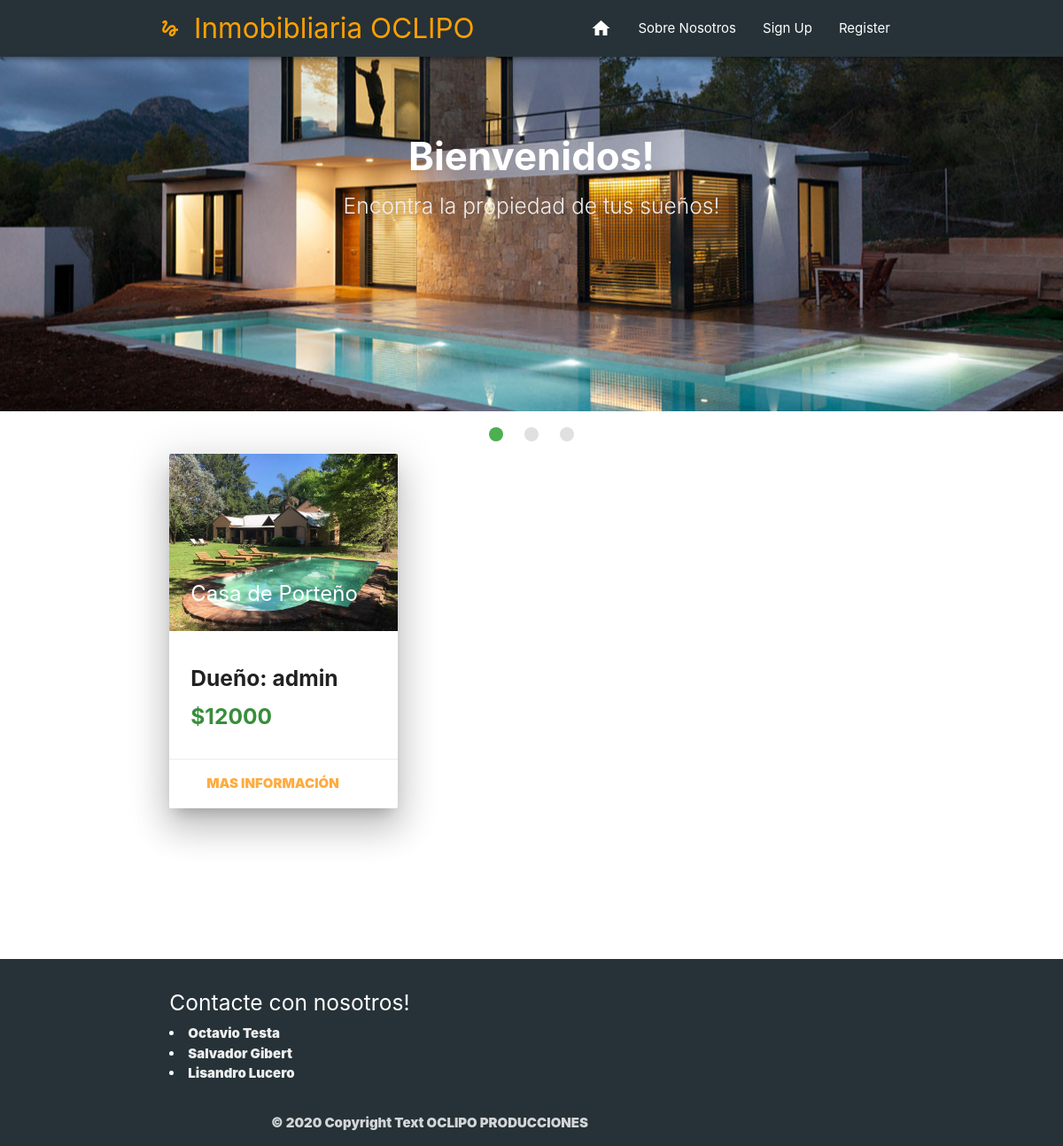
The app's page /, older data.
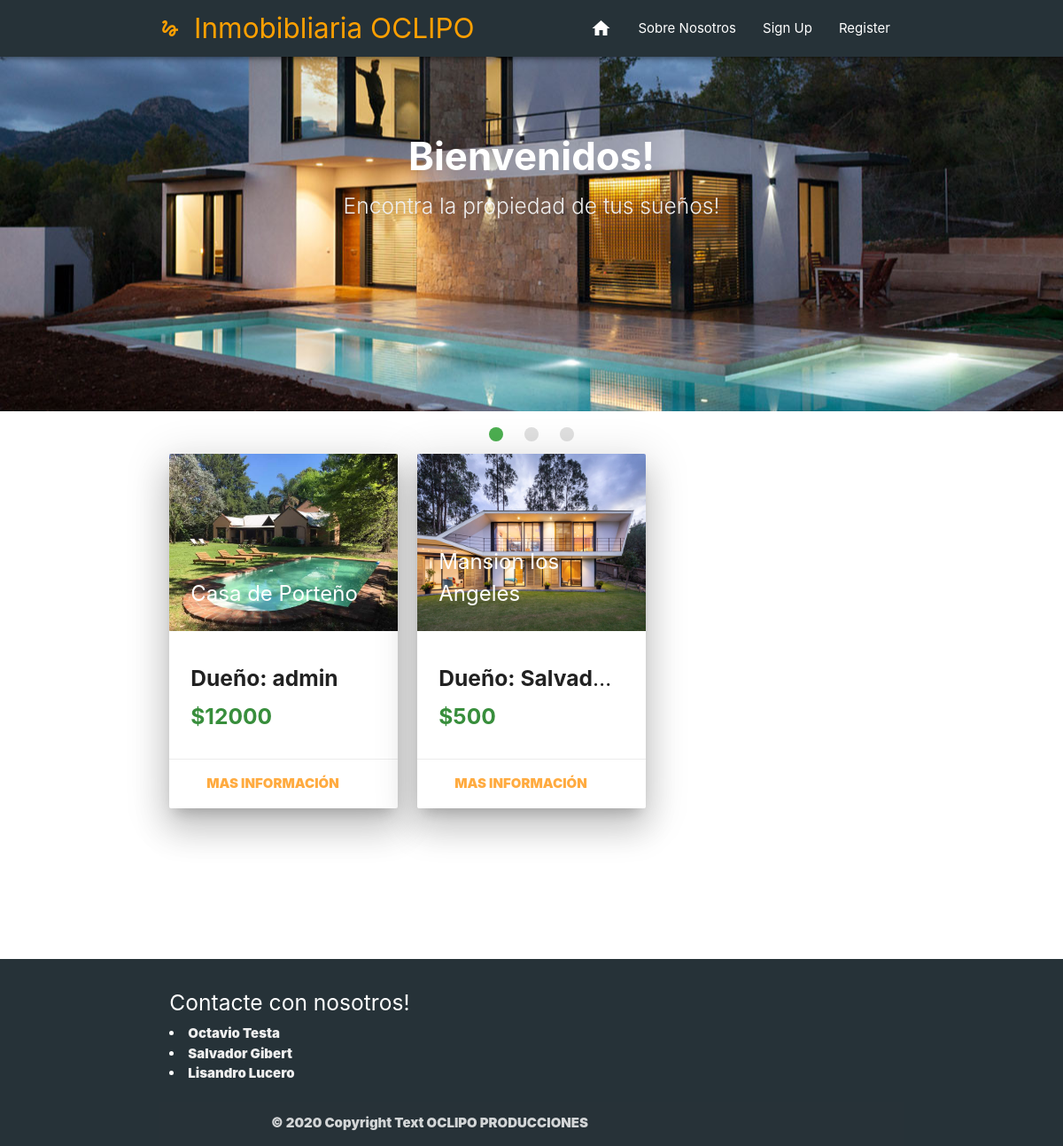
The same page, newer data.
### Inmobibliaria/models.py (models this page shows, shortened)
class Propiedad(models.Model):
    usuario = models.ForeignKey(User, on_delete=models.CASCADE, null=False)
    titulo = models.CharField(max_length=20)
    precio = models.IntegerField()
    ubicacion = models.ForeignKey('Ubicacion', on_delete=models.CASCADE, null=False)
    barrio = models.CharField(max_length=30)
    calle = models.CharField(max_length=30)
    numero = models.IntegerField()
    tipo = models.CharField(max_length=12,choices=TIPO_CHOICES)
    estado = models.CharField(max_length=8,choices=STATUS_CHOICES)
    habitaciones = models.IntegerField()
    baños = models.IntegerField()
    tamaño = models.IntegerField()
    descripcion = models.TextField(max_length=2000)
    fecha = models.DateTimeField(auto_now_add=True)

### Inmobibliaria/views.py (the view)
# urls.py: path('', homeview, name = "home"),
def homeview(request):
    propiedades = Propiedad.objects.all().order_by('-fecha')
    imagenes = []#Array donde voy a guardar las imagenes
    for pro in propiedades: #Itero los libros
        imagen = Imagen.objects.filter(propiedad=pro).first() #Geteo la primera imagen que corresponda a ese libro
        imagenes.append(imagen.foto) #Agrego su nombre
    return render(request, "Inmobibliaria/home.html",{'propiedades':propiedades, 'imagenes':imagenes})

### Inmobibliaria/templatetags/index.py (called while the page is built)
@register.filter
def index(indexable, i):
    return indexable[i]

### Inmobibliaria/templates/Inmobibliaria/home.html (shortened to what this page needs)
{% extends 'Inmobibliaria/base.html' %}
{% block content %}
{% include 'Inmobibliaria/imagenes.html' %}
<div class="container ">
    <div class="row">
        {% load index %}
        {% for pro in propiedades %}
        <div class="col s12 m4">
            <div class="card z-depth-5">
                <div class="card-image ">
                    <img class="materialboxed" src="media/{{ imagenes|index:forloop.counter0 }}" width="200"
                         height="200">
                    <span class="card-title text-darken-2 "><b>{{pro.titulo}}<b/></span>
                </div>
                <div class="card-content">
                    <h5 class="truncate"><b> Dueño: {{pro.usuario}} </b></h5>
                    <h5 class="truncate  green-text text-darken-2"><b>${{pro.precio}}<b/></h5>
                </div>
                <div class="card-action center-align">
                    <a href="propiedad/{{pro.id}}">Mas Información</a>
                </div>
            </div>
        </div>
        {% endfor %}
    </div>
</div>
<br>
<br>
<br>
<br>
<br>
<br>
<footer class="page-footer blue-grey darken-4 ">
    <div class="container">
        <div class="row">
            <div class="col l6 s12">
                <h5 class="white-text">Contacte con nosotros!</h5>
                <li><a class="grey-text text-lighten-3" href="https://www.instagram.com/octa.testa/"> Octavio Testa</a>
                </li>
                <li><a class="grey-text text-lighten-3" href="https://www.instagram.com/salvagibert/"> Salvador
                    Gibert</a></li>
                <li><a class="grey-text text-lighten-3" href="https://www.instagram.com/licholucero_/"> Lisandro
                    Lucero</a></li>
            </div>
        </div>
        <div class="footer-copyright">
            <div class="container">
                © 2020 Copyright Text OCLIPO PRODUCCIONES
            </div>
        </div>
</footer>
{% endblock %}

### Inmobibliaria/templates/Inmobibliaria/base.html (shortened to what this page needs)
<!DOCTYPE html>
<html lang="en">
<link rel="stylesheet" href="https://cdnjs.cloudflare.com/ajax/libs/materialize/1.0.0/css/materialize.min.css">
</head>
<body >
{% include 'Inmobibliaria/navbar.html' %}
{% block content %}
{% endblock %}
</body>
</html>

### Inmobibliaria/templates/Inmobibliaria/navbar.html (shortened to what this page needs)
{% load static %}
<div class="navbar-fixed  ">
    <nav class="blue-grey darken-4 z-depth-2 ">
      <div class="nav-wrapper container ">
        <a class="brand-logo text-warning amber-text text-darken-2" href="{% url "home" %}" ><i class="medium material-icons ">gesture</i>Inmobibliaria OCLIPO</a>
        <ul id="nav-mobile" class="right hide-on-med-and-down text-warning">
          <li><a href="/" ><i class="medium material-icons  ">home</i></a>
          <li><a href="" class="">Sobre Nosotros</a></li>
{% if user.is_authenticated %}
            <li><a href="/logout" class="">Log Out</a></li>
            <li><a  class="amber-text text-darken-2">{{user.username}}</a></li>
{% else %}
            <li><a href="/login" class="">Sign Up</a></li>
            <li><a href="/register" class="">Register</a></li>
{% endif %}
        </ul>
      </div>
    </nav>
  </div>

### Inmobibliaria/templates/Inmobibliaria/imagenes.html (shortened to what this page needs)
{% load static %}
<div class="slider">
    <ul class="slides ">
      <li>
          <img src="{% static 'foto1.jpg' %}">
        <div class="caption center-align ">
          <h3><b>Bienvenidos!</b></h3>
          <h5 class="light grey-text text-lighten-3">Encontra la propiedad de tus sueños!</h5>
        </div>
      </li>
</ul>
    </div>

Row changes from the older to the newer data that the page shows:
added Propiedad: shows a picture, titulo "Mansion los Angeles", usuario "Salvad…", precio "500"
